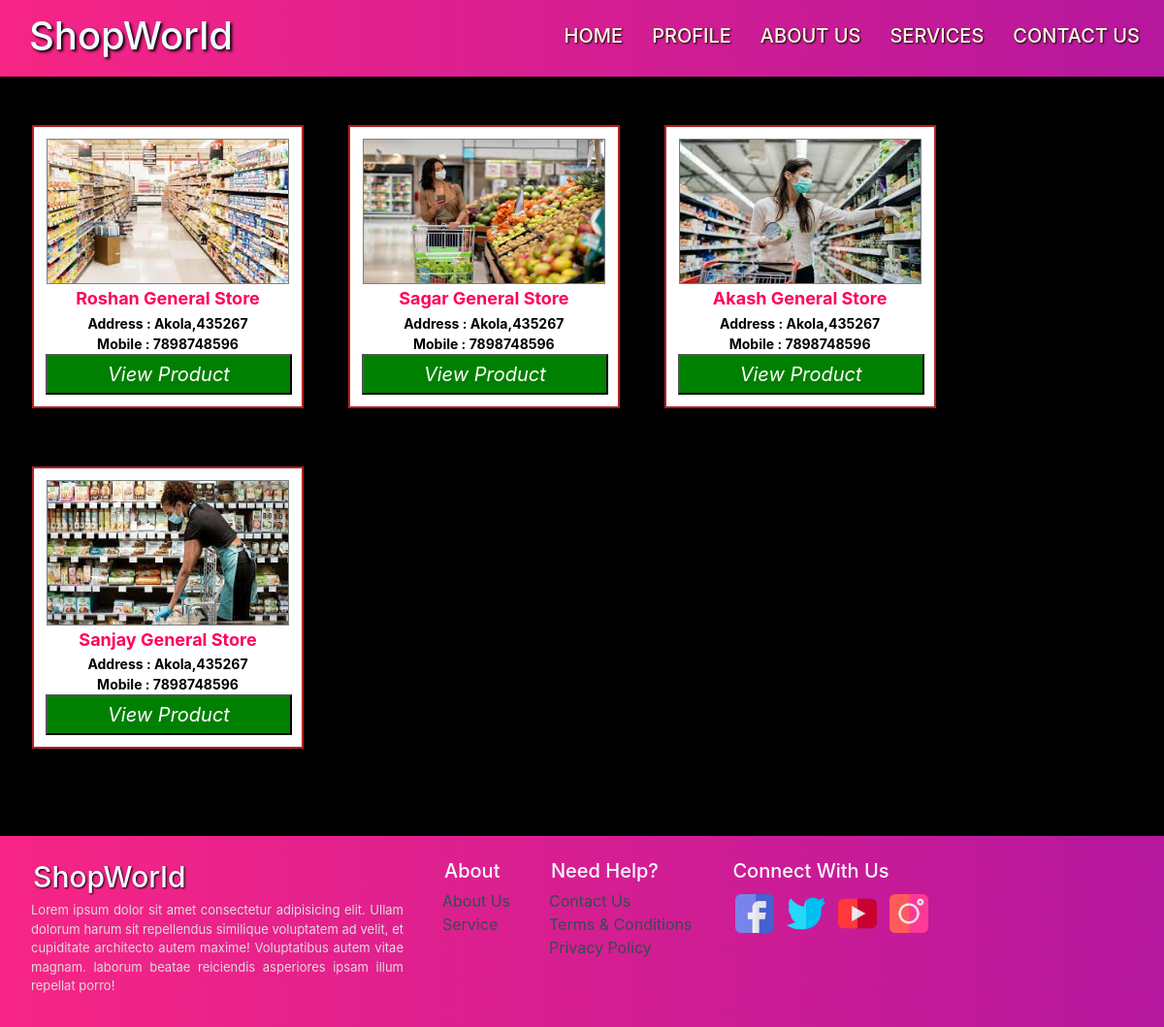
/itemlist.php?gro=Groceries And Essentials, run on the app's committed database.
### tables this page shows
CREATE TABLE `onrinformation` (
  `name` varchar(100) NOT NULL,
  `mobile` bigint(10) NOT NULL,
  `email` varchar(40) NOT NULL,
  `password` varchar(40) NOT NULL,
  `enterprisename` varchar(200) NOT NULL,
  `shopnumber` varchar(40) NOT NULL,
  `servicename` varchar(300) NOT NULL,
  `address` text NOT NULL,
  `opentime` time NOT NULL,
  `closetime` time NOT NULL,
  `imgsorce` varchar(500) NOT NULL
);

### itemlist.php (the view, shortened to what this page needs)
<html lang="en">
<?php
include("connection.php");
$g = $_GET['gro'];
?>
  <head>
    <link rel="stylesheet" href="https://maxcdn.bootstrapcdn.com/bootstrap/4.0.0/css/bootstrap.min.css">
    <link rel="stylesheet" href="https://stackpath.bootstrapcdn.com/font-awesome/4.7.0/css/font-awesome.min.css">
    <link rel="stylesheet" type="text/css" href="./css/style.css">
    <link rel="stylesheet" type="text/css" href="./css/main-page.css">
    <link rel="stylesheet" type="text/css" href="./css/all.min.css">
	<link rel="stylesheet" href="styles.css">
	<link rel="stylesheet" href="https://stackpath.bootstrapcdn.com/font-awesome/4.7.0/css/font-awesome.min.css">
  </head>
  <body style="background:black;">
    <div id="nav-bar">
      <section id="navbar">
        <nav class="navbar navbar-expand-lg navbar-light">
          <div class="navbar-brand">
            <a href="./home.html"><h1 class="navbar-text">ShopWorld</h1></a>
          </div>
          <div class="collapse navbar-collapse" id="navbarNavAltMarkup">
            <div class="navbar-nav ml-auto">
              <a class="nav-item nav-link active" href="./index.php">
                <h5> HOME </h5>
              </a>
              <a class="nav-item nav-link" href="./main.php">
                <h5> PROFILE </h5>
              </a>
              <a class="nav-item nav-link" href="./about_us.html">
                <h5> ABOUT US </h5>
              </a>
              <a class="nav-item nav-link" href="./services.html">
                <h5> SERVICES </h5>
              </a>
              <a class="nav-item nav-link" href="./contact_us.html">
                <h5> CONTACT US </h5>
              </a>
            </div>
          </div>
        </nav>
      </section>
    </div>
<?php
$query = "SELECT * FROM `onrinformation` WHERE servicename ='$g'";
$data = mysqli_query($conn,$query);
while($result = mysqli_fetch_assoc($data))
{
	   $mbl = $result['mobile'];
	   $nm = $result['name'];
	   $epn = $result['enterprisename'];
	   $ad = $result['address'];
	   $ot = $result['opentime'];
	   $ct = $result['closetime'];
	   $imgpath = $result['imgsorce'];
	   echo "
				<div class='cards' style='border: 2px solid firebrick; background: white;padding: 12;margin-left: 33px;width:280px;margin-top: 50px;'>
					<a href='shopproduct.php?pre=$nm'>
					<img src='$imgpath'>
					<h4>$epn</h4>
					<p style='color:black;'>Address&nbsp:&nbsp$ad</p>
					<p style='color:black;'>Mobile&nbsp:&nbsp$mbl</p>
					<button style='color:white;background:green;font-size: 20px;width: 254px;padding: 4px;font-style: italic;px;'>View Product</button></a>
					<!--<p>Open-Time&nbsp:&nbsp$ot</p>
					<p>Close-Time&nbsp:&nbsp$ct</p>-->
				</div>";
}
?>
      <section id="h-footer" style="margin-top:80px;">
        <div class="container">
          <div class="f-content">
            <h1>ShopWorld</h1>
            <p>Lorem ipsum dolor sit amet consectetur adipisicing elit. Ullam
              dolorum harum sit repellendus similique voluptatem ad velit, et
              cupiditate architecto autem maxime! Voluptatibus autem vitae
              magnam. laborum beatae reiciendis
              asperiores ipsam illum repellat porro!</p>
          </div>
          <div class="f-content">
            <h2>About</h2>
            <ul>
             <a href="./about_us.html"> <li>About Us</li></a>
              <a href="./services.html"><li>Service</li></a>
            </ul>
          </div>
          <div class="f-content">
            <h2>Need Help?</h2>
            <ul>
             <a href="./contact_us.html"> <li>Contact Us</li></a>
              <a href="./terms.html"><li>Terms & Conditions</li></a>
              <a href="./policy.html"> <li>Privacy Policy</li></a>
            </ul>
          </div>
          <div class="f-content">
            <h2>Connect With Us</h2>
            <div class="f-icon">
              <a href="#">
                <img src="./image/fb.png"  height="auto">
              </a>
              <a href="#">
                <img src="./image/twitter.png"  height="auto">
              </a>
              <a href="#">
                <img src="./image/youtube.png"  height="auto">
              </a>
              <a href="#">
                <img src="./image/insta.png"   height="auto">
              </a>
            </div>
          </div>
        </div>
      </section>
    </body>
  </html>

### css/style.css (style rules this page uses)
body { font: sans-serif; }
* { margin: 0; padding: 0; box-sizing: border-box; }
html { font-size: 62.5%; }
.navbar { background-image: linear-gradient(to right, #f72585, #b5179e); max-height: max-content; }
#nav-bar { position: sticky; top: 0; z-index: 10; }
.navbar-brand .navbar-text { font-size: 4rem; }
.navbar-brand .navbar-text { padding-left: 2rem; color: azure; text-shadow: .2rem .2rem .3rem black; }
.nav-item h5 { font-size: 2rem; padding: 0rem 1rem; color: cornsilk; text-shadow: .1rem .1rem .2rem black; }
#h-footer { display: flex; float: left; width: 100%; height: auto; background-image: linear-gradient(to right, #f72585, #b5179e); }
#h-footer .container { margin: .2rem; padding: 2rem; }
.f-content { padding-right: 3rem; padding-left: 1rem; display: inline-block; float: left; }
.f-content h1 { padding: .2rem; font-size: 3rem; color:ghostwhite; text-shadow: .1rem .1rem .2rem black; }
.f-content p { width: 32vw; font-size: 1.3rem; color:gainsboro; text-align: justify; justify-content: space-around; }
.f-content h2 { padding: .2rem; font-size: 2rem; color:ghostwhite; }
.f-content ul a { text-decoration-style: none; text-decoration: none; list-style: none; font-size: 1.6rem; color: darkslategray; }
.f-content .f-icon a img { width: 5rem; padding: .5rem; }

### css/main-page.css (style rules this page uses)
html { font-size: 62.5%; }
.cards { display: inline-block; margin: 1rem; padding: 2rem; padding-left: 2rem; padding-top: 1rem; justify-content: center; text-align: center; }
.cards img { width: 25rem; height:15rem; border: .1rem solid gray; }
.cards a { text-decoration-style: none; text-decoration: none; }
.cards h4 { padding: .2rem; margin: .2rem; font-size: 1.8rem; font-weight: bold; color: #ff005c; }
.cards p { padding: 0; margin: 0rem; font-size: 1.4rem; font-weight: bold; }
.container { margin-bottom: 0rem; padding-bottom: 0rem; }

### data on the page
onrinformation: imgsorce (picture), enterprisename "Roshan General Store", address "Akola,435267", mobile "7898748596"
onrinformation: imgsorce (picture), enterprisename "Sagar General Store", address "Akola,435267", mobile "7898748596"
onrinformation: imgsorce (picture), enterprisename "Akash General Store", address "Akola,435267", mobile "7898748596"
onrinformation: imgsorce (picture), enterprisename "Sanjay General Store", address "Akola,435267", mobile "7898748596"
